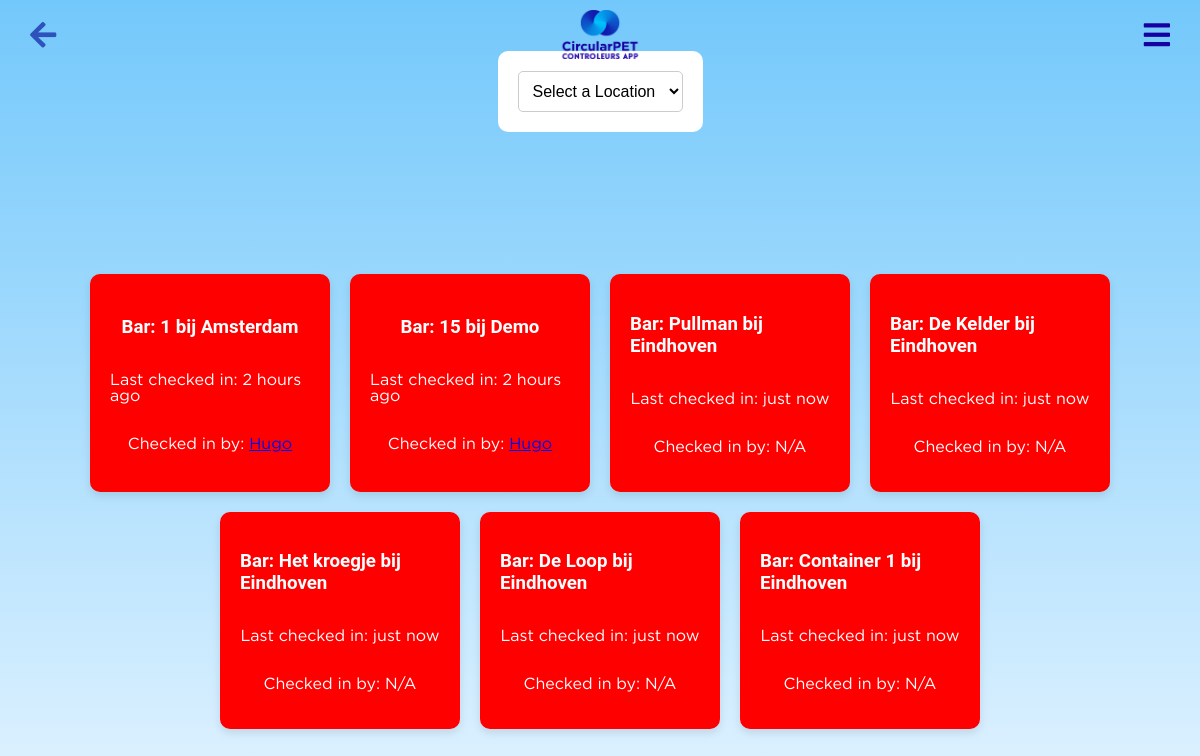
The page /check_ins on the database its author committed.
### app.py (models this page shows, shortened)
class Bar(db.Model):
    id = db.Column(db.Integer, primary_key=True)
    name = db.Column(db.String(120), nullable=False)
    total_kg = db.Column(db.Integer, default=0)  # Total kilograms of zakken collected
    background_color = db.Column(db.String(10), default='blue')  # New field to store color
    zakken = db.Column(db.Integer, nullable=False, default=0)
    bekers = db.Column(db.Integer, nullable=False, default=0)
    location_id = db.Column(db.Integer, db.ForeignKey('location.id'), nullable=False)
    location = db.relationship('Location', backref=db.backref('bars', lazy=True))
    x = db.Column(db.Float, nullable=True)  # X coordinate as percentage
    y = db.Column(db.Float, nullable=True)  # Y coordinate as percentage
    note = db.Column(db.String(1000))  # Assuming note is just a text field for simplicity
    url = db.Column(db.String)
    link = db.Column(db.String)
    last_checked_in = db.Column(db.DateTime, nullable=True)
    last_checked_in_user_id = db.Column(db.Integer, db.ForeignKey('user.id'), nullable=True)
    last_checked_in_user = db.relationship('User', foreign_keys=[last_checked_in_user_id], backref='checked_in_bars')

class Location(db.Model):
    __tablename__ = 'location'
    __table_args__ = {'extend_existing': True}
    id = db.Column(db.Integer, primary_key=True)
    name = db.Column(db.String(120), unique=True, nullable=False)
    zakken = db.Column(db.Integer, nullable=False, default=0)
    bekers = db.Column(db.Integer, nullable=False, default=0)
    url = db.Column(db.String(500), nullable=True)
    map_image = db.Column(db.String(255))  # New field to store the filename of the map image

class User(db.Model, UserMixin):  # Extend User model with UserMixin
    id = db.Column(db.Integer, primary_key=True)
    username = db.Column(db.String(80), unique=True, nullable=False)
    password = db.Column(db.String(120), nullable=False)
    is_admin = db.Column(db.Boolean, default=False, nullable=False)
    location_id = db.Column(db.Integer, db.ForeignKey('location.id'), nullable=True)
    location = db.relationship('Location', backref=db.backref('users', lazy=True))
    group = db.Column(db.String(120), nullable=True)
    badges = db.Column(db.Integer, default=0)
    profile_picture = db.Column(db.String(255), nullable=True)
    email = db.Column(db.String(120), unique=True, nullable=False)  # New email field
    phone_number = db.Column(db.String(20), nullable=True)  # New phone number field
    has_accessed_briefing = db.Column(db.Boolean, default=False)

### app.py (the view)
@app.route('/check_ins')
def check_ins():
    location_id = request.args.get('location_id')
    if location_id:
        bars = Bar.query.filter_by(location_id=location_id).all()
    else:
        bars = Bar.query.all()
    locations = Location.query.all()
    return render_template('check_ins.html', bars=bars, locations=locations)

### app.py (called while the page is built)
@app.template_filter('time_since')
def time_since(dt, default="just now"):
    now = datetime.utcnow()
    diff = now - dt if dt else None
    if diff is None:
        return default
    periods = [
        (diff.days // 365, "year", "years"),
        (diff.days // 30, "month", "months"),
        (diff.days, "day", "days"),
        (diff.seconds // 3600, "hour", "hours"),
        (diff.seconds // 60, "minute", "minutes"),
        (diff.seconds, "second", "seconds"),
    ]
    for period, singular, plural in periods:
        if period:
            return f"{period} {singular if period == 1 else plural} ago"
    return default

@app.template_filter('hours_since')
def hours_since(dt):
    if dt is None:
        return float('inf')  # Return infinity if there's no last check-in time
    now = datetime.utcnow()
    diff = now - dt
    hours = diff.total_seconds() / 3600
    return hours

### templates/check_ins.html (shortened to what this page needs)
<!DOCTYPE html>
<html lang="en">
<head>
    <link rel="stylesheet" href="{{ url_for('static', filename='main.css') }}">
    <link rel="stylesheet" href="https://cdnjs.cloudflare.com/ajax/libs/font-awesome/5.15.1/css/all.min.css">
</head>
<body>
    <img src="{{ url_for('static', filename='logo.png') }}" alt="CircularPET Logo" class="logo2">
    <a href="javascript:history.back()" class="back-button"><i class="fas fa-arrow-left"></i></a>
    <div class="gear-icon-container"> <i id="toggleSidebar" class="fa fa-bars"></i></div>
        <div class="location-filters">
            <form action="{{ url_for('check_ins') }}" method="get">
                <select name="location_id" onchange="this.form.submit()">
                    <option value="">Select a Location</option>
                </select>
            </form>
        </div>
        <div class="bars-container">
            {% for bar in bars %}
            {% set hours_since_checkin = bar.last_checked_in | hours_since %}
            <div class="bar-item"
            style="background-color:
                   {% if hours_since_checkin is none or hours_since_checkin < 0.1 %}white;
                   {% elif hours_since_checkin <= 0.1 %}white;
                   {% elif hours_since_checkin > 2 %}red; color: white;
                   {% elif hours_since_checkin > 1 %}orange; color: white;
                   {% else %}white;
                   {% endif %}">
                <h3>Bar: {{ bar.name }} bij {{ bar.location.name }}</h3>
                <p>Last checked in: {{ bar.last_checked_in | time_since }}</p>
                {% if bar.last_checked_in_user %}
                <p>Checked in by: <a href="{{ url_for('user_dashboard', user_id=bar.last_checked_in_user.id) }}">{{ bar.last_checked_in_user.username }}</a></p>                {% else %}
                <p>Checked in by: N/A</p>
                {% endif %}
            </div>
            {% endfor %}
        </div>
</body>
</html>

### static/main.css (style rules this page uses)
:root { --pc: #1700a1; --cs: #ff8547; --bc: #fff; }
body { font-family: "Roboto", sans-serif; background: linear-gradient(to bottom, #73c8fb 0%, #e0f2ff 100%); margin: 0; padding: 0; display: flex; height: 100vh; align-items: center; flex-wrap: wrap; justify-content: center; overflow-x: hidden; }
.back-button { position: fixed; top: 10px; left: 10px; background-color: transparent; color: #2e52bb; text-decoration: none; padding: 10px 20px; border-radius: 5px; font-size: 30px; z-index: 1000; }
.logo2 { position: absolute; top: 10px; width: 90px; position: fixed; z-index: 1000; }
.gear-icon-container { position: fixed; top: 20px; right: 20px; cursor: pointer; font-size: 24px; color: var(--pc); font-size: 30px; padding: 10px 20px; margin-top: -10px; margin-right: -10px; z-index: 1000; }
::placeholder { color: #888; }
form { background: #fff; padding: 20px; border-radius: 10px; display: inline-block; }
form label, form select, form input[type="submit"] { font-size: 1em; }
form select { padding: 0.5em; border: 1px solid #ccc; border-radius: 5px; background-color: var(--bc); }
.bars-container { display: flex; flex-wrap: wrap; justify-content: center; gap: 20px; width: 100%; padding: 20px; }
.bar-item { background-color: var(--bc); ; padding: 20px; border-radius: 10px; box-shadow: 0 4px 8px rgba(0, 0, 0, 0.1); display: flex; flex-direction: column; align-items: center; justify-content: center; width: 200px; }
.location-filters { text-align: center; margin-bottom: 20px; }
.location-filters select { padding: 10px; border-radius: 5px; border: 1px solid #ccc; }

### rows shown on the page
Bar: name "1", location.name "Amsterdam", last_checked_in "2 hours ago", last_checked_in_user.username "Hugo"
Bar: name "15", location.name "Demo", last_checked_in "2 hours ago", last_checked_in_user.username "Hugo"
Bar: name "Pullman", location.name "Eindhoven", last_checked_in "just now", shows "Checked in by: N/A"
Bar: name "De Kelder", location.name "Eindhoven", last_checked_in "just now", shows "Checked in by: N/A"
Bar: name "Het kroegje", location.name "Eindhoven", last_checked_in "just now", shows "Checked in by: N/A"
Bar: name "De Loop", location.name "Eindhoven", last_checked_in "just now", shows "Checked in by: N/A"
Bar: name "Container 1", location.name "Eindhoven", last_checked_in "just now", shows "Checked in by: N/A"
